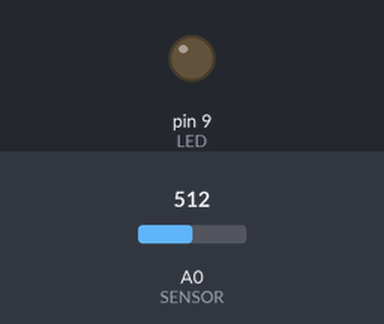
Recording of a sketch running on a simulated Arduino Uno, built with avr-gcc and run on an emulated ATmega328P. Parts: output pins drawn as LEDs (lit = HIGH). The test bench sets the inputs (shaded band); at power-on: A0 (SENSOR) = 512.

Above: at 1.2 s.
1.3 s: A0 (SENSOR) set to 511
At 2.0 s:
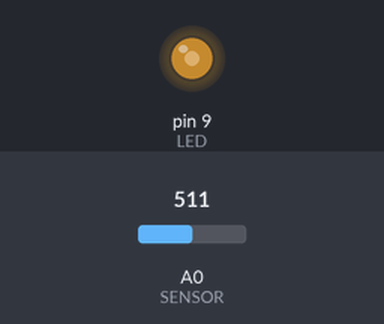
2.8 s: A0 (SENSOR) set to 306
At 3.2 s:
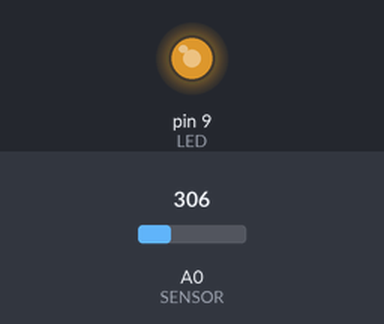
4.3 s: A0 (SENSOR) set to 122
At 5.6 s:
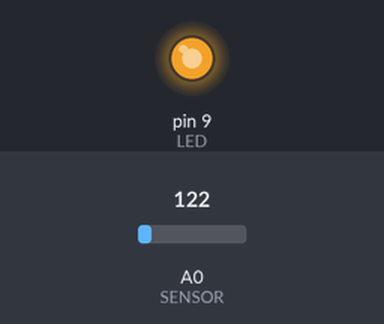
Timing chart, 0 to 7.3 s (numbered marks = the images above; inputs shaded):
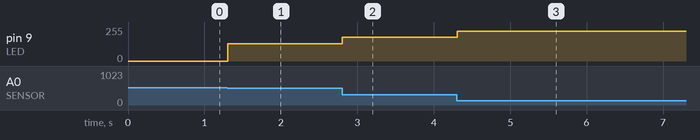

Measured:
- the behaviour switches between 512 and 511 on A0 (SENSOR) (found by bisection; images 0 and 1)
- after the input at 1.3 s, pin 9 (LED): 0/255 → 128/255 at once
- after the input at 2.8 s, pin 9 (LED): 128/255 → 179/255 at once
- after the input at 4.3 s, pin 9 (LED): 179/255 → 225/255 at once

The sketch:

led_light_sensor.ino
```cpp
/*
Use a light sensor to control the brightness of an LED.
The darker the room, the brighter the LED. There has to
be a minimum level of darkness before the LED will come
on.
*/
const int LED = 9;
const int SENSOR = 0;

int sval = 0;  // SENSOR value
int lval = 0;  // LED value

void setup(){
  pinMode(LED, OUTPUT);
}

void loop(){

  sval = analogRead(SENSOR);

  /*
  The light sensor gives values between 0 and 1023 but the LED
  needs a value between 0 and 255. Also, the light sensor sends
  a lower value when there is less light. To give the LED a
  higher value when there is less light we need to subtract from
  255.
  */
  lval = 255 - sval/4;

  // Don't turn on the LED unless there is a certain level of
  // darkness.
  if (lval < 128) {
    analogWrite(LED, 0);
  } else {
    analogWrite(LED, lval);
  }

  delay(100);
}
```
